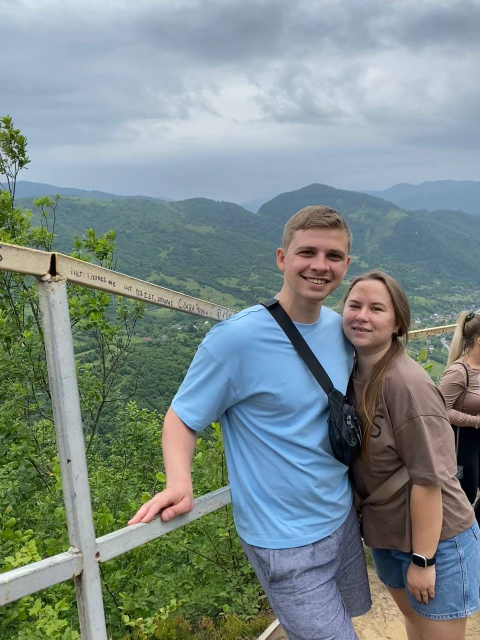
#> input picture pythonProject/data/myPhoto.jpg, 960 x 1280 px (shown at 1/2 size)
$ python IntegralImage.py
#> lines starting #> are read from the running program, lines starting #| are printed output that depends on the picture; long printed decimals are rounded
# Integral Image
# Integral image is an extremely useful concept when we are facing the problem of summing up (rectangular) image regions (in pixel or in feature domain). In this notebook, we are going to show how to copmpute the integral image. In addition, we are going to measure the time for building a matrix holding the regional sums and compare the classical approach with the integral image approach.

import cv2
import numpy as np
from time import perf_counter
from matplotlib import pyplot as plt
plt.rcParams['figure.figsize'] = [15, 10]
# Let's load an example image.

img = cv2.imread('data/myPhoto.jpg')
#> img is the input picture: shape (1280, 960, 3); mean B, G, R 137.8, 139.1, 124.4
img = cv2.cvtColor(img, cv2.COLOR_BGR2GRAY)
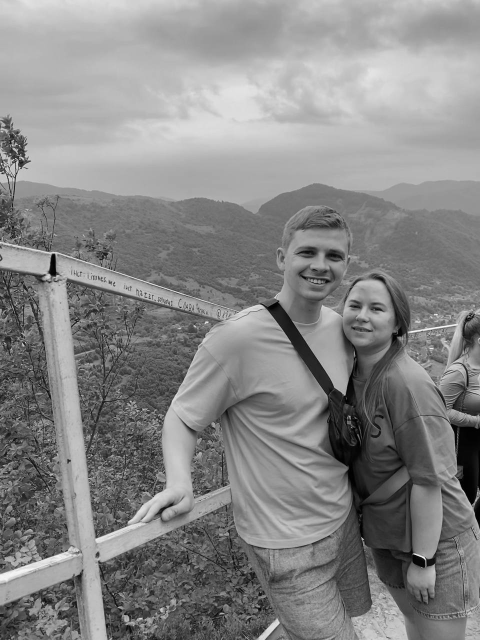
#> img: shape (1280, 960) (shown at 1/2 size); min 0, max 254, mean 134.6
plt.imshow(img, cmap='gray')
plt.show()
img = img/255

# Regional Sums
# In face detection, computing the regional pixel sums (for evaluating the Haar basis functions) is a crucial step. For this example, we are now going to huild the sum matrix using a 15x15 sliding window. For the sake of simplicity, we won't bother with the border areas.

rows, cols = img.shape
#> rows = 1280; cols = 960
win = 15  # Окно 15х15
sums = np.zeros((rows, cols))

# Start the computation
start = perf_counter()
# Sliding window
for r in range(win, rows-win-1):
    for c in range(win, cols-win-1):
        # Sum of pixel under the curren window
        sums[r, c] = np.sum(img[r-win:r+win+1, c-win:c+win+1])  # На каждой итерации, выделяю кусок каритинки 15х15 и сумирую все пикселис левого угла вниз
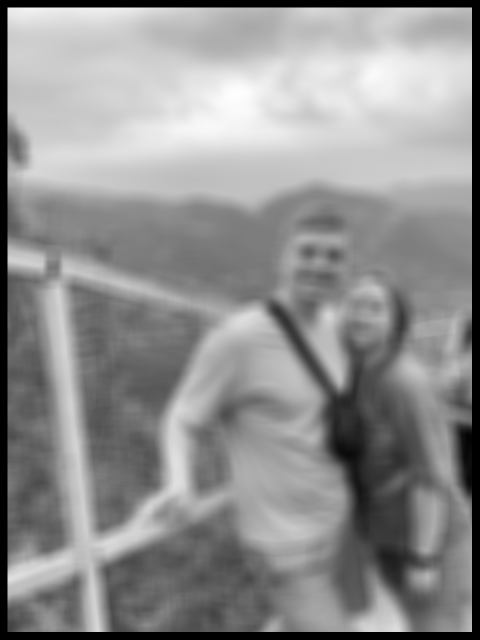
#> sums: shape (1280, 960) float64 (shown at 1/2 size); min 0, max 844.6, mean 478.8; drawn with min black and max white
# Elapsed time for building the matrix of regional sums
elapsed = perf_counter() - start
print('Elapsed time:', elapsed)

# Integral Image As we see above, building the sum matrix using the sliding window approach is quite slow.In fact, it is prohibitevly slow
# for real - time applications.Fortunately, we can make use of the integral image.Let's first build the integral image and then use it to build the matrix of regional sums.

sums_int_img = np.zeros((rows, cols))

start = perf_counter()
# Build integral image
int_img = img.cumsum(axis=0).cumsum(axis=1)  # Тут получаем комулетивную сумму элемента для строк и столбцов и получаем интегральное изображение
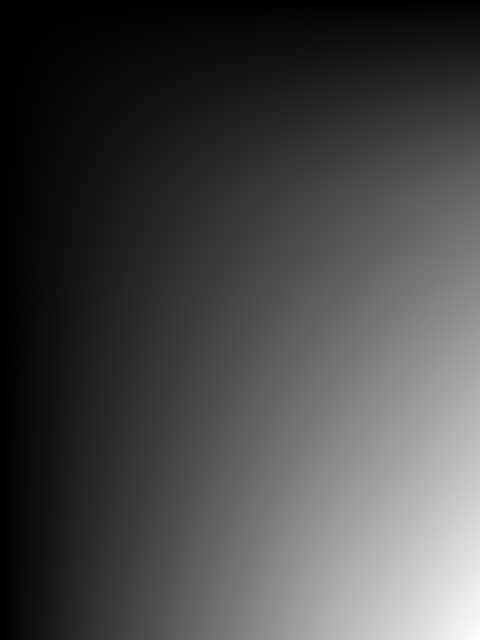
#> int_img: shape (1280, 960) float64 (shown at 1/2 size); min 0.808, max 648387.8, mean 181891.4; drawn with min black and max white
# Sliding window
for r in range(win, rows - win - 1):
    for c in range(win, cols - win - 1):
        # Summation of only 4 elements
        # Вместо суммирование всех пикселей как сделано выше бумем использовать формулу из лекции.
        # От интегрального полного изображения отнимаем второй и третий елемент и добаляем третий.
        sums_int_img[r, c] = int_img[r + win, c + win] - \
                             int_img[r + win, c - win - 1] - \
                             int_img[r - win - 1, c + win] + \
                             int_img[r - win - 1, c - win - 1]

elapsed = perf_counter() - start
print('Elapsed time:', elapsed)

#Все это можно сделать еще быстрее с помощью функции roll, которая вращает нашу матрицу
# By using the integral image the computation time has decreased 4 times! Not bad, but can we do better? We know that python is not extremely efficient when it comes to loops. Therefore, can we get (somehow) rid of them?

# The asnwer is that we can. We can obtain the same results but first adjusting the regional matrices (A. B, C, D) by rolling their axes. Afterwards, the calculation of the matrix of regional sums is just a summation of four matrices.

start = perf_counter()
# Build integral image
int_img = img.cumsum(axis=0).cumsum(axis=1)
# Build matrices for A, B, C and D regions (by axis rolling)
# Note: positive shift parameter rolls to the left,
# therefore the signs are inverted when compared to the loop above
A = np.roll(np.roll(int_img, win+1, axis=0), win+1, axis=1)
B = np.roll(np.roll(int_img, win+1, axis=0), -win, axis=1)
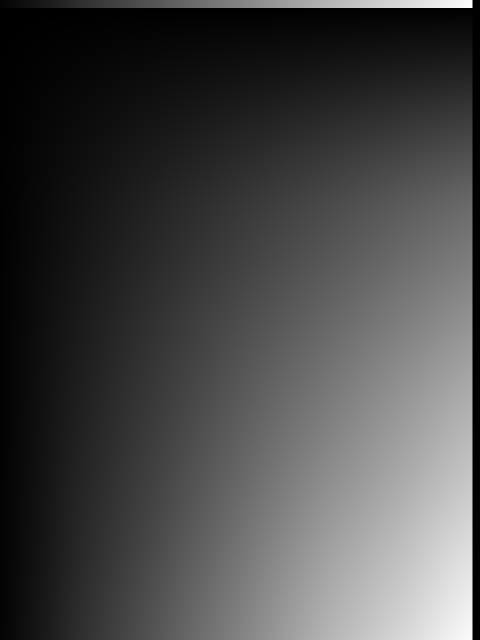
#> B: shape (1280, 960) float64 (shown at 1/2 size); min 0.808, max 648387.8, mean 181891.4; drawn with min black and max white
C = np.roll(np.roll(int_img, -win, axis=0), win+1, axis=1)
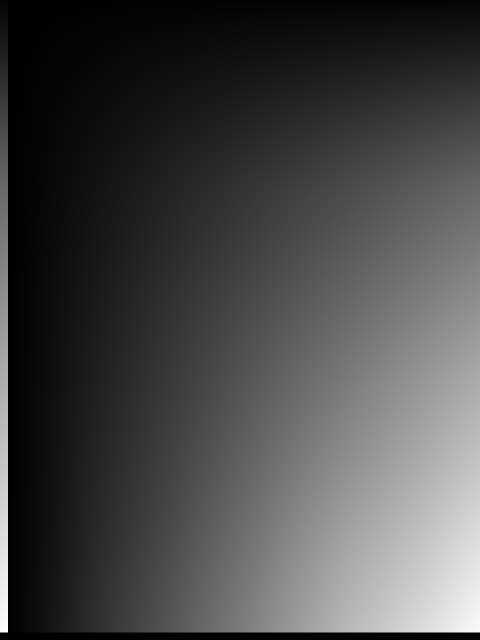
#> C: shape (1280, 960) float64 (shown at 1/2 size); min 0.808, max 648387.8, mean 181891.4; drawn with min black and max white
D = np.roll(np.roll(int_img, -win, axis=0), -win, axis=1)
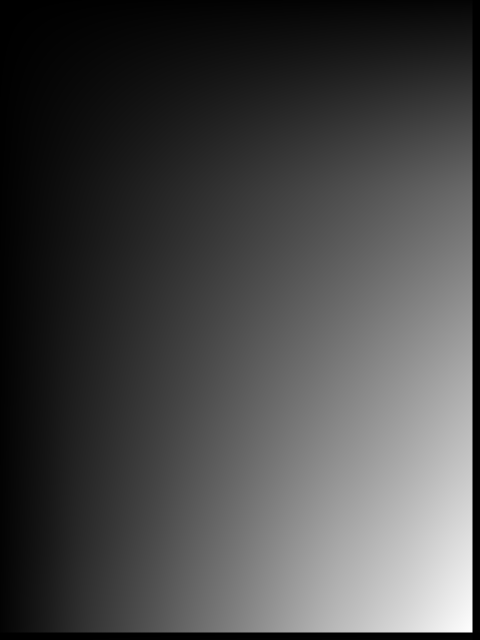
#> D: shape (1280, 960) float64 (shown at 1/2 size); min 0.808, max 648387.8, mean 181891.4; drawn with min black and max white

result = D - B - C + A
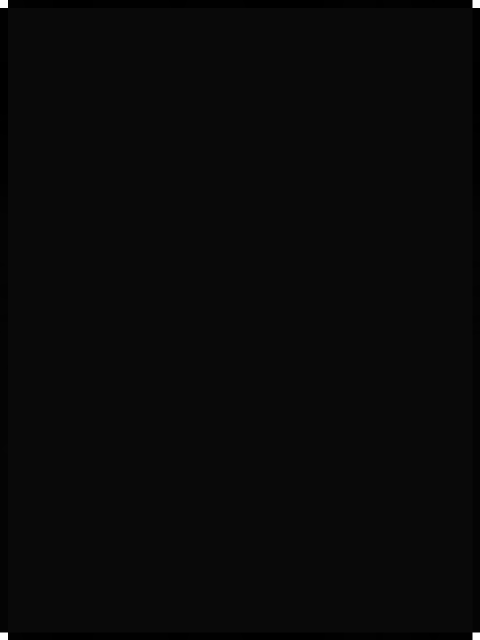
#> result: shape (1280, 960) float64 (shown at 1/2 size); min -23861.8, max 616573.2, mean 0; drawn with min black and max white
elapsed = perf_counter() - start
print('Elapsed time:', elapsed)

# We have managed to reduce the time much further. The computation is now around 100 times faster!

# Lets check the results
N = 400
print(sums[N, N])
#| 517.114
print(sums_int_img[N, N])
#| 517.114
print(result[N, N])
#| 517.114
# Average diff between sliding window vs integral image
tmp1 = np.mean(np.abs(sums[win+1:-win-1, win+1:-win-1] - sums_int_img[win+1:-win-1, win+1:-win-1]))
#> tmp1 = 5.33e-11
# Average diff between integral image vs "clever" integral image
tmp2 = np.mean(np.abs(sums_int_img[win+1:-win-1, win+1:-win-1] - result[win+1:-win-1, win+1:-win-1]))
#> tmp2 = 1.85e-14

print(tmp1)
#| 5.333952566584053e-11
print(tmp2)
#| 1.852722710488415e-14

$ run again, with pythonProject/data/12.jpg copied over pythonProject/data/myPhoto.jpg
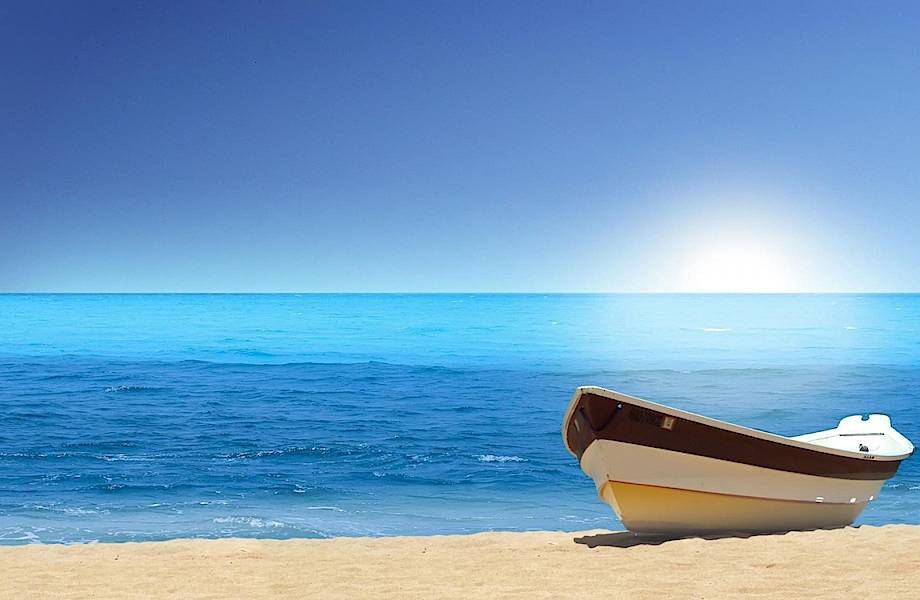
#> input picture pythonProject/data/12.jpg, 920 x 600 px
#> img is the input picture: shape (600, 920, 3); mean B, G, R 195.8, 158.3, 114.5
#> after the loop `for r in range(win, rows-win-1):`:
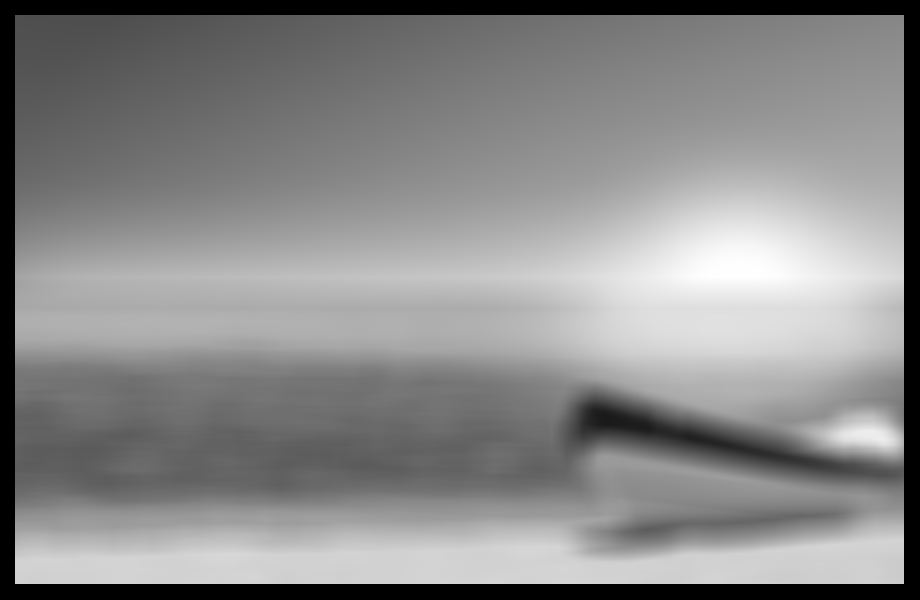
#> sums: shape (600, 920) float64; min 0, max 959.1, mean 515.3; drawn with min black and max white
#> `D = np.roll(np.roll(int_img, -win, axis=0), -win, axis=1)`:
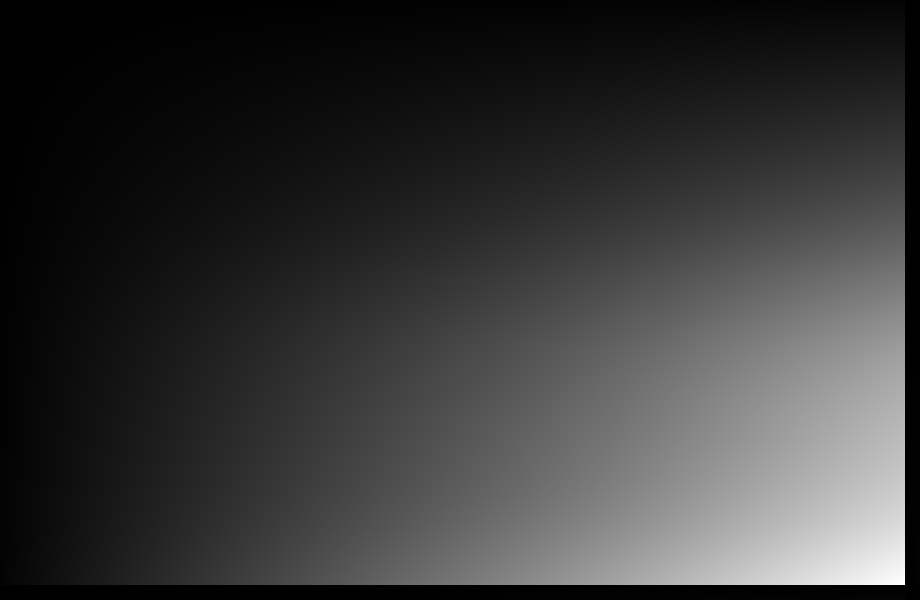
#> D: shape (600, 920) float64; min 0.306, max 323655.1, mean 70795; drawn with min black and max white
#| 433.682
#| 433.682
#| 433.682
#> tmp1 = 2.11e-11
#> tmp2 = 1.38e-14
#| 2.105306835264355e-11
#| 1.3835680757686242e-14

$ run again, with pythonProject/data/14.jpg copied over pythonProject/data/myPhoto.jpg
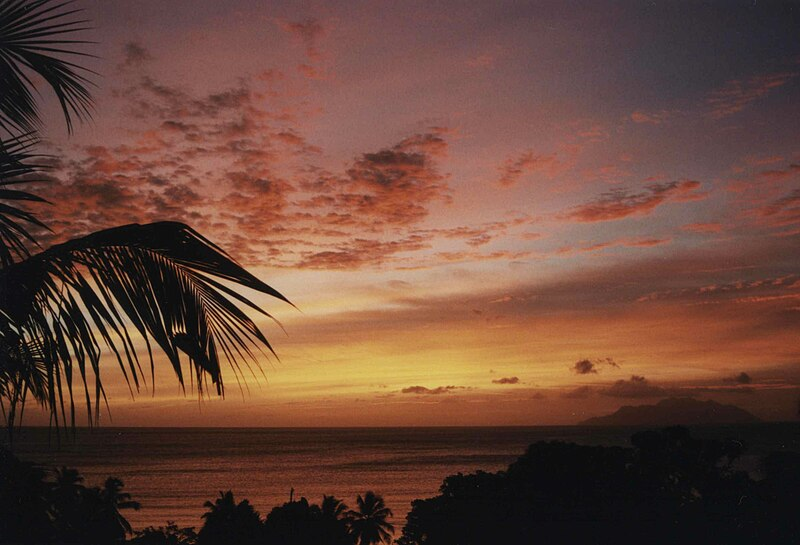
#> input picture pythonProject/data/14.jpg, 800 x 545 px
#> img is the input picture: shape (545, 800, 3); mean B, G, R 57.8, 70.6, 104.9
#> after the loop `for r in range(win, rows-win-1):`:
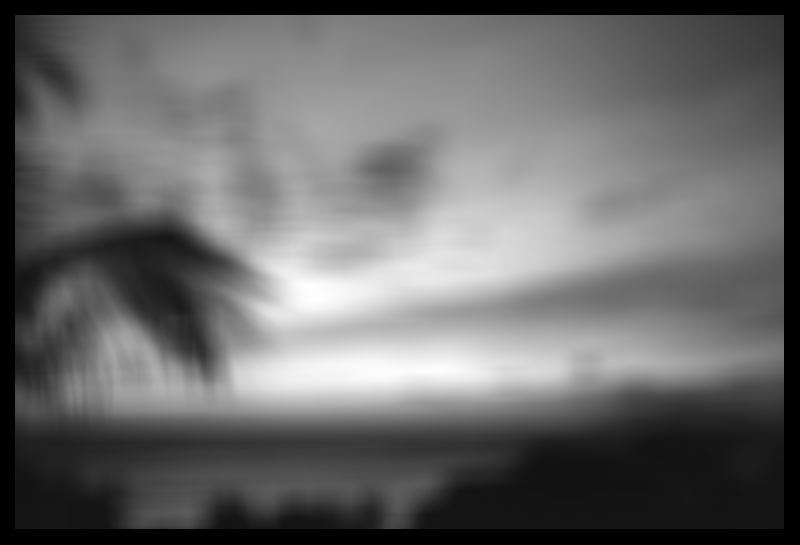
#> sums: shape (545, 800) float64; min 0, max 689.1, mean 284.4; drawn with min black and max white
#> `D = np.roll(np.roll(int_img, -win, axis=0), -win, axis=1)`:
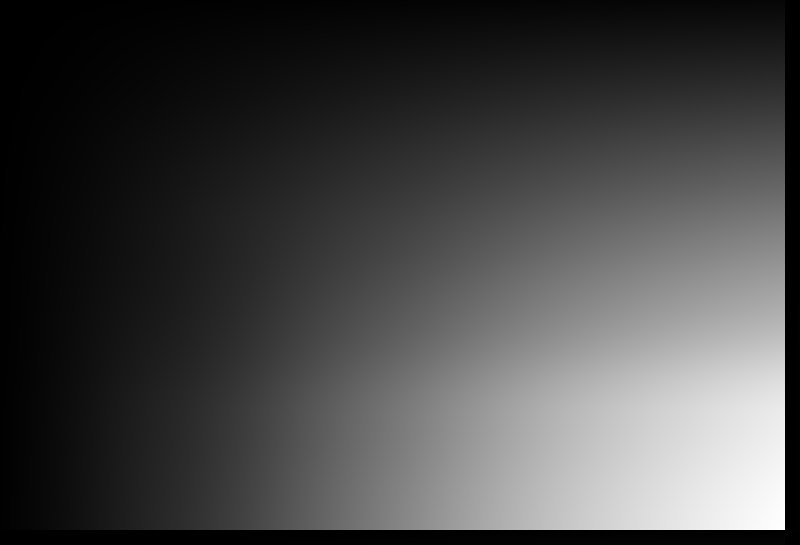
#> D: shape (545, 800) float64; min 0.0863, max 135710.2, mean 37121.8; drawn with min black and max white
#| 475.463
#| 475.463
#| 475.463
#> tmp1 = 1.06e-11
#> tmp2 = 9.44e-15
#| 1.0559971260721348e-11
#| 9.43837456389504e-15
